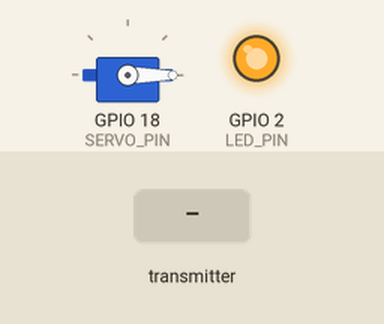
The sketch below on a simulated ESP32. Parts: servo, output pins drawn as LEDs (lit = HIGH). The inputs (shaded band) are chosen by the test bench. What the sketch prints to the serial monitor is not drawn.

Above: at 1.2 s.
1.3 s: the transmitter starts sending angle = 45
At 2.6 s:
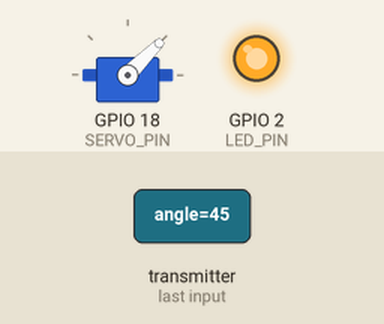
3.7 s: the transmitter starts sending isDark = 1
At 4.22 s:
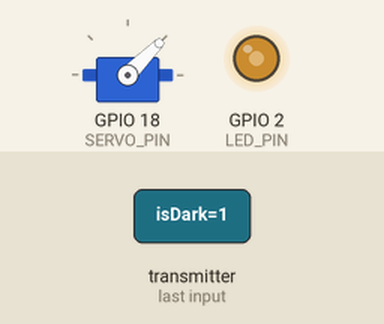
6.7 s: the transmitter starts sending angle = 0
At 6.95 s:
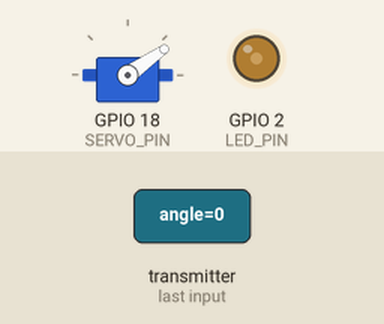
9.7 s: the transmitter starts sending angle = 90
At 9.99 s:
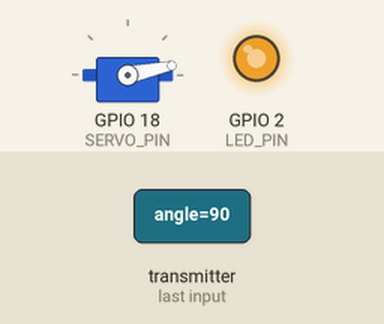
12.7 s: the transmitter starts sending angle = 180
At 13.03 s:
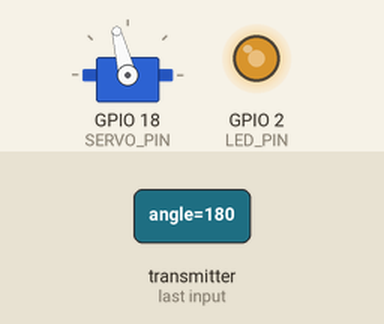
15.7 s: the transmitter starts sending angle = 0
At 16.06 s:
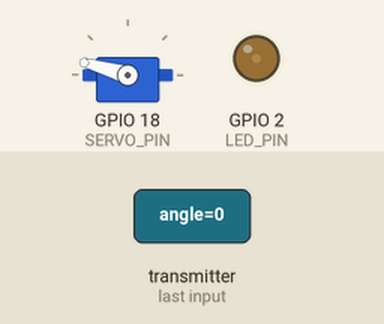
Timing chart, 0 to 57.4 s (numbered marks = the images above; inputs shaded):
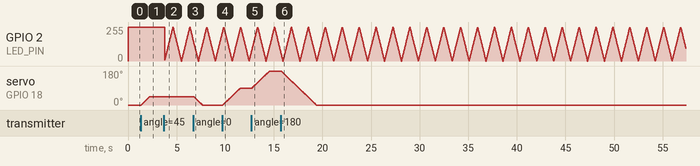

Measured:
- after the input at 1.3 s, servo on GPIO 18 (SERVO_PIN): moves from 0° to 45° over 0.89 s, starting after 0.05 s
- after the input at 6.7 s, servo on GPIO 18 (SERVO_PIN): moves from 45° to 0° over 0.89 s, starting after 0.07 s
- after the input at 9.7 s, servo on GPIO 18 (SERVO_PIN): moves from 0° to 90° over 1.8 s, starting after 0.06 s
- after the input at 12.7 s, servo on GPIO 18 (SERVO_PIN): moves from 90° to 180° over 1.8 s, starting after 0.06 s
- after the input at 15.7 s, servo on GPIO 18 (SERVO_PIN): moves from 180° to 0° over 3.6 s, starting after 0.05 s

The sketch:

SLAVE_CODE.ino
```cpp
/* ===================== LIBRARIES ===================== */
#include <WiFi.h>          // Required for ESP-NOW (uses WiFi hardware)
#include <esp_now.h>       // ESP-NOW communication protocol
#include <ESP32Servo.h>    // Servo control library for ESP32

/* ===================== DEFINES ===================== */
#define SERIAL_PLOTTER_MODE 1   // 1 = Serial Plotter output, 0 = normal text output

#define SERVO_PIN 18            // GPIO pin connected to servo signal
#define LED_PIN 2               // GPIO pin connected to LED

// LED PWM configuration
#define LED_CHANNEL 1           // PWM channel number
#define LED_FREQ 5000           // PWM frequency (Hz)
#define LED_RES 8               // PWM resolution (8-bit → 0–255)

// Servo pulse width limits (microseconds)
#define SERVO_MIN_US 500
#define SERVO_MAX_US 2400

// Operating modes
#define MODE_AUTO   0
#define MODE_MANUAL 1

/* ===================== OBJECTS ===================== */
Servo myservo;   // Servo object

/* ===================== DATA STRUCTURE ===================== */
// Structure to receive data via ESP-NOW
typedef struct {
  int angle;          // Desired servo angle (0–180)
  bool isDark;        // LDR-based darkness flag
  int potValue;       // Potentiometer value (unused here)
  int ldrValue;       // Raw LDR sensor value
  uint8_t mode;       // AUTO or MANUAL mode
  uint8_t manualLed;  // Manual LED ON/OFF command
} DataPacket;

DataPacket data;  // Variable to store received data

/* ===================== SERVO VARIABLES ===================== */
int currentAngle = 0;     // Current servo angle
int targetAngle  = 0;     // Target servo angle received via ESP-NOW

unsigned long lastServoUpdate = 0;  // Timestamp of last servo movement
const int SERVO_INTERVAL = 20;      // Servo update interval (ms)

/* ===================== LED VARIABLES ===================== */
int ledBrightness = 0;               // Current LED brightness
int fadeAmount = 6;                  // Step size for fading
unsigned long lastFadeUpdate = 0;    // Timestamp of last fade update
const int FADE_INTERVAL = 20;        // Fade update interval (ms)

/* ===================== ESP-NOW RECEIVE CALLBACK ===================== */
// Called automatically when ESP-NOW data is received
void onReceive(const uint8_t *mac, const uint8_t *incomingData, int len) {
  // Copy received bytes into the data structure
  memcpy(&data, incomingData, sizeof(data));

  // Limit servo angle to valid range
  targetAngle = constrain(data.angle, 0, 180);
}

/* ===================== SETUP ===================== */
void setup() {
  Serial.begin(115200);   // Start serial communication

  // Configure PWM for LED control
  ledcSetup(LED_CHANNEL, LED_FREQ, LED_RES);   // Setup PWM channel
  ledcAttachPin(LED_PIN, LED_CHANNEL);         // Attach LED pin to PWM

  // Initialize WiFi in Station mode (required for ESP-NOW)
  WiFi.mode(WIFI_STA);

  // Initialize ESP-NOW
  esp_now_init();

  // Register receive callback function
  esp_now_register_recv_cb(onReceive);

  // Attach servo with min/max pulse width
  myservo.attach(SERVO_PIN, SERVO_MIN_US, SERVO_MAX_US);

  // Set initial servo position
  myservo.write(currentAngle);

  Serial.println("SLAVE READY");  // Indicate receiver is ready
}

/* ===================== LOOP ===================== */
void loop() {

  /* -------- SERVO CONTROL -------- */
  // Smoothly move servo toward target angle
  if (millis() - lastServoUpdate >= SERVO_INTERVAL) {
    lastServoUpdate = millis();

    if (currentAngle < targetAngle) currentAngle++;
    else if (currentAngle > targetAngle) currentAngle--;

    myservo.write(currentAngle);  // Update servo position
  }

  /* -------- LED CONTROL -------- */
  if (data.mode == MODE_MANUAL) {
    // MANUAL MODE: LED controlled directly by sender
    ledcWrite(LED_CHANNEL, data.manualLed ? 255 : 0);
  } else {
    // AUTO MODE
    if (data.isDark) {
      // If environment is dark → fade LED
      if (millis() - lastFadeUpdate >= FADE_INTERVAL) {
        lastFadeUpdate = millis();

        ledBrightness += fadeAmount;

        // Reverse fade direction at limits
        if (ledBrightness <= 0 || ledBrightness >= 255)
          fadeAmount = -fadeAmount;

        ledcWrite(LED_CHANNEL, ledBrightness);
      }
    } else {
      // If bright → LED fully ON
      ledcWrite(LED_CHANNEL, 255);
    }
  }

  /* -------- SERIAL OUTPUT -------- */
#if SERIAL_PLOTTER_MODE
  // Output scaled values for Arduino Serial Plotter
  Serial.print(map(currentAngle, 0, 180, 0, 100));
  Serial.print(",");
  Serial.print(map(ledBrightness, 0, 255, 0, 100));
  Serial.print(",");
  Serial.println(map(data.ldrValue, 0, 4095, 0, 100));
#else
  // Human-readable serial output
  Serial.print("MODE=");
  Serial.print(data.mode == MODE_AUTO ? "AUTO" : "MANUAL");
  Serial.print(" | LED=");
  Serial.print(data.mode == MODE_MANUAL ?
               (data.manualLed ? "ON" : "OFF") :
               (data.isDark ? "BLINK" : "ON"));
  Serial.print(" | SERVO=");
  Serial.print(currentAngle);
  Serial.print(" | LDR=");
  Serial.println(data.ldrValue);
#endif

  delay(20);  // Small delay to stabilize loop timing
}
```
